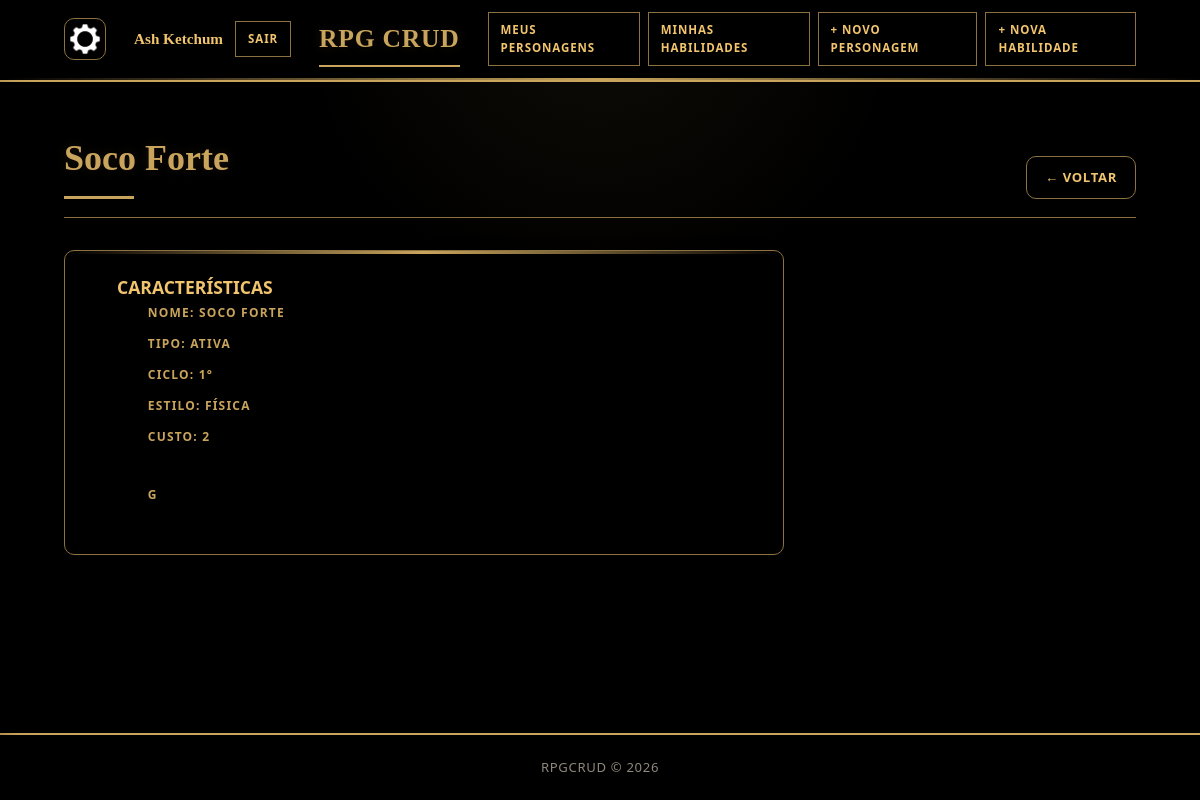
The app's page /pages/habilidade_espiar.php?id=29&idp=32 (signed in) with its own data.
### tables this page shows
CREATE TABLE `habilidade` (
  `id_usuario` int(11) DEFAULT NULL,
  `id` int(11) NOT NULL,
  `nome` varchar(100) DEFAULT NULL,
  `tipo` varchar(100) DEFAULT NULL,
  `ciclo` int(11) DEFAULT NULL,
  `estilo` varchar(40) DEFAULT NULL,
  `custo` int(11) DEFAULT NULL,
  `dano` varchar(30) DEFAULT NULL,
  `buff` varchar(30) DEFAULT NULL,
  `alcance` varchar(30) DEFAULT NULL,
  `area` varchar(30) DEFAULT NULL,
  `duracao` tinyint(4) DEFAULT NULL,
  `pontos` int(3) DEFAULT NULL,
  `descricao` text DEFAULT NULL,
  `deletado` tinyint(1) NOT NULL DEFAULT 0
);

### config/database.php (called while the page is built, shortened)
<?php
function getConexao(): PDO {
    $dsn = "mysql:host=" . DB_HOST . ";dbname=" . DB_NAME . ";charset=" . DB_CHARSET;
    $opcoes = [
        PDO::ATTR_ERRMODE            => PDO::ERRMODE_EXCEPTION,
        PDO::ATTR_DEFAULT_FETCH_MODE => PDO::FETCH_ASSOC,
        PDO::ATTR_EMULATE_PREPARES   => false,
    ];
    return new PDO($dsn, DB_USER, DB_PASS, $opcoes);
}

### repository/HabilidadeRepository.php (called while the page is built, shortened)
<?php
require_once __DIR__ . '/../config/database.php';
require_once __DIR__ . '/../entity/Habilidade.php';
class HabilidadeRepository {
    private PDO $pdo;
    public function __construct() {
        $this->pdo = getConexao();
    }
    public function buscarPorId(int $id): ?Habilidade {
        $stmt = $this->pdo->prepare('SELECT * FROM habilidade WHERE id = :id LIMIT 1');
        $stmt->execute([':id' => $id]);
        $dados = $stmt->fetch();
        if ($dados) {
            return new Habilidade($dados);
        }
        return null;
    }
}

### entity/Habilidade.php (called while the page is built, shortened)
<?php
class Habilidade {
    private string $nome;
    private string $tipo;
    private int    $ciclo;
    private string $estilo;
    private int    $custo;
    private string $descricao;
    public function __construct(array $dados) {
        $this->nome              =        $dados['nome']        ?? '';
        $this->tipo              =        $dados['tipo']        ?? '';
        $this->ciclo             = (int) ($dados['ciclo']       ?? 0);
        $this->estilo            =        $dados['estilo']      ?? '';
        $this->custo             = (int) ($dados['custo']       ?? 0);
        $this->descricao         =        $dados['descricao']   ?? '';
    }
    public function getNome():            string { return $this->nome; }
    public function getTipo():            string { return $this->tipo; }
    public function getCiclo():           int    { return $this->ciclo; }
    public function getEstilo():          string { return $this->estilo; }
    public function getCusto():           int    { return $this->custo; }
    public function getDescricao():       string { return $this->descricao; }
}

### pages/habilidade_espiar.php (the view, shortened to what this page needs)
<?php
require_once __DIR__ . '/../repository/HabilidadeRepository.php';
$repo = new HabilidadeRepository();
$id = 0;
if (isset($_GET['id'])) {
  $id = (int) $_GET['id'];
}
$habilidade = null;
if ($id > 0) {
  $habilidade = $repo->buscarPorId($id);
}
require_once __DIR__ . '/../includes/header.php';
?>
<div class="page-header">
  <h2><?= $habilidade->getNome(); ?></h2>
  <a href="index.php" class="btn btn-ghost">← Voltar</a>
</div>
<div class="form-card">
  <div class="form-group">
      <h3 for="caracteristicas">CARACTERÍSTICAS</h3>
      <div class="form-group2">
        <label for="nome">Nome: <?= $habilidade->getNome() ?></label>
      </div>
      <div class="form-group2">
        <label for="tipo">Tipo: <?= $habilidade->getTipo() ?></label>
      </div>
      <div class="form-group2">
        <label for="ciclo">Ciclo: <?= $habilidade->getCiclo() ?>°</label>
      </div>
      <div class="form-group2">
        <label for="estilo">Estilo: <?= $habilidade->getEstilo() ?></label>
      </div>
      <div class="form-group2">
        <label for="custo">Custo: <?= $habilidade->getCusto() ?></label>
      </div>
  </div>
  <div class="form-group">
    <div class="form-group2">
      <label for="descricao"> <?= $habilidade->getDescricao() ?></label>
    </div>
  </div>
</div>
<?php require_once __DIR__ . '/../includes/footer.php'; ?>

### assets/style.css (style rules this page uses)
*, *::before, *::after { box-sizing: border-box; margin: 0; padding: 0; }
html { min-height: 100%; }
body { position: relative; isolation: isolate; min-height: 100vh; display: flex; flex-direction: column; color: var(--cor-principal-light); background: radial-gradient( circle at top, color-mix(in srgb, var(--cor-principal) 8%, transparent), transparent 30% ), var(--cor-secundaria-escura); font-family: "Trebuchet MS", "Segoe UI", system-ui, sans-serif; font-size: 15px; line-height: 1.6; }
a { color: var(--cor-principal); text-decoration: none; transition: .2s; }
.page-header { display: flex; align-items: flex-end; justify-content: space-between; gap: 18px; margin-bottom: 32px; padding-bottom: 18px; border-bottom: 1px solid var(--cor-principal-dark); }
.page-header h2 { position: relative; color: var(--cor-principal); font-family: Georgia, "Times New Roman", serif; font-size: clamp(2rem, 3vw, 2.8rem); font-weight: 700; }
.page-header h2::after { content: ""; display: block; width: 70px; height: 3px; margin-top: 8px; background: var(--cor-principal); }
.btn { display: inline-flex; align-items: center; justify-content: center; gap: 8px; min-height: 42px; padding: 10px 18px; border: 1px solid var(--cor-principal-dark); border-radius: var(--radius); background: var(--cor-secundaria-dark); color: var(--cor-principal-light); font-size: .82rem; font-weight: 900; letter-spacing: .05em; text-transform: uppercase; text-decoration: none; cursor: pointer; transition: transform .15s ease, background .15s ease, border-color .15s ease, color .15s ease; box-shadow: var(--shadow-sm); }
.btn-ghost { background: transparent; }
.form-card, .confirm-card, .login-card, .form-pericias { position: relative; background: var(--cor-secundaria); border: 1px solid var(--cor-principal-dark); border-radius: var(--radius); box-shadow: var(--shadow); }
.form-card::before, .confirm-card::before, .login-card::before, .form-pericias::before { content: ""; position: absolute; top: 0; left: 0; right: 0; height: 3px; background: linear-gradient( 90deg, transparent, var(--cor-principal), transparent ); }
.form-card, .form-pericias { max-width: 720px; padding: 18px; }
.form-group, .div-pericia { margin-left: 5%; margin-right: 5%; margin-bottom: 18px; padding-top: 4px; padding-bottom: 4px; }
.form-group2 { margin-left: 5%; padding-top: 2px; padding-bottom: 2px; }
.form-group label, .form-pericias label { display: block; margin-bottom: 8px; color: var(--cor-principal); font-size: .75rem; font-weight: 900; letter-spacing: .1em; text-transform: uppercase; }
.page-header h2, .login-logo, .logo { text-shadow: 0 0 12px color-mix(in srgb, var(--cor-principal) 15%, transparent); }

### records on screen
habilidade: nome "Soco Forte", nome "SOCO FORTE", tipo "ATIVA", ciclo "1", estilo "FÍSICA", custo "2", descricao "G"

### other values on screen
$nomeUser "Ash Ketchum"
